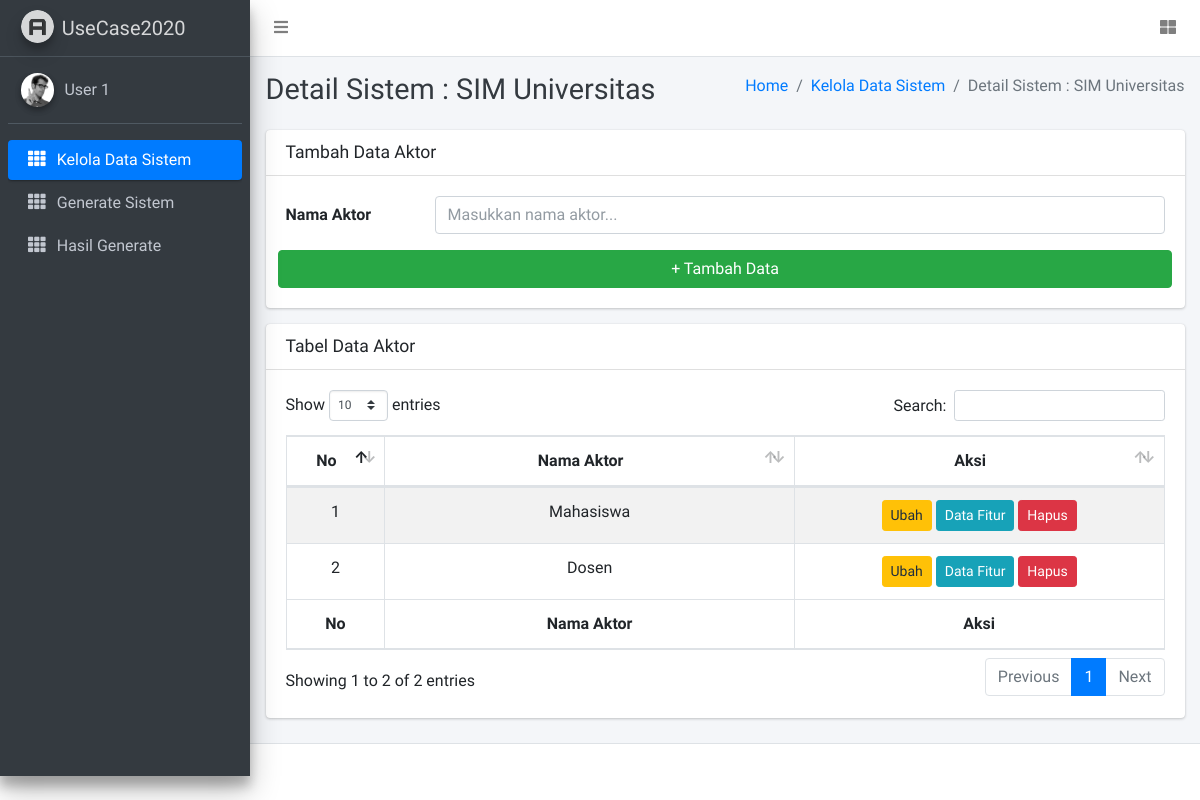
The app's page /detail-sistem.php?id=10 with its own data.
### tables this page shows
CREATE TABLE `sistem` (
  `id_sistem` int(11) NOT NULL,
  `nama_sistem` varchar(50) NOT NULL
);

CREATE TABLE `aktor` (
  `id_aktor` int(11) NOT NULL,
  `nama_aktor` varchar(100) NOT NULL,
  `id_sistem` int(11) NOT NULL
);

### functions.php (called while the page is built, shortened)
<?php
$conn = mysqli_connect("localhost", "root", "", "usecase_psi");
function query($query){
  global $conn;
  $result = mysqli_query($conn, $query);
  $rows = [];
  while ($row = mysqli_fetch_assoc($result)){
    $rows[] = $row;
  }
  return $rows;
}
function listAktor($id_sistem){
    $sql = "SELECT * FROM `aktor` WHERE id_sistem = '$id_sistem'";
    return query($sql);
}
?>

### container/detail-sistem.php (the view, shortened to what this page needs)
<?php
include('functions.php');
$id_sistem = $_GET['id'];
$aktor = listAktor($id_sistem);
$sql = "SELECT * FROM `sistem` WHERE id_sistem = '$id_sistem'";
$nama_sistem = query($sql);
?>
<div class="content-header">
    <div class="container-fluid">
        <div class="row mb-2">
            <div class="col-sm-6">
                <h1 class="m-0 text-dark">Detail Sistem : <?= $nama_sistem[0]['nama_sistem']?></h1>
            </div>
            <div class="col-sm-6">
                <ol class="breadcrumb float-sm-right">
                    <li class="breadcrumb-item"><a href="#">Home</a></li>
                    <li class="breadcrumb-item"><a href="index.php">Kelola Data Sistem</a></li>
                    <li class="breadcrumb-item active">Detail Sistem : <?= $nama_sistem[0]['nama_sistem']?></li>
                </ol>
            </div>
        </div>
    </div>
</div>
<div class="content">
    <div class="container-fluid">
    <div class="row">
        <div class="col-12">
            <dic class="card">
                <div class="card-header">
                    <h3 class="card-title">Tambah Data Aktor</h3>
                </div>
                <div class="card-body">
                    <form action="" method="post">
                        <div class="form-group row">
                            <label for="nama-aktor" class="col-sm-2 col-form-label">Nama Aktor</label>
                            <div class="col-sm-10">
                                <input name="nama-aktor" placeholder="Masukkan nama aktor..." type="text" class="form-control" id="nama-aktor">
                            </div>
                        </div>
                        <div class="row">
                            <button class="btn btn-success btn-block" name="submit" type="submit">+ Tambah Data</button>
                        </div>
                    </form>
                </div>
            </dic>
        </div>
    </div>
        <div class="row">
        <div class="col-12">
            <div class="card">
                <div class="card-header">
                    <h3 class="card-title">Tabel Data Aktor</h3>
                </div>
                <div class="card-body">
                    <div id="example1_wrapper" class="dataTables_wrapper dt-bootstrap4">
                        <div class="row">
                            <div class="col-sm-12">
                                <table id="example1" class="text-center table table-bordered table-striped dataTable" role="grid"
                                    aria-describedby="example1_info">
                                    <thead>
                                        <tr role="row">
                                            <th class="sorting_asc" tabindex="0" aria-controls="example1" rowspan="1"
                                                colspan="1" aria-sort="ascending"
                                                aria-label="Rendering engine: activate to sort column descending"
                                                style="width: 5px;">No</th>
                                            <th class="sorting" tabindex="0" aria-controls="example1" rowspan="1"
                                                colspan="1" aria-label="Browser: activate to sort column ascending"
                                                style="width: 219px;">Nama Aktor</th>
                                            <th class="sorting" tabindex="0" aria-controls="example1" rowspan="1"
                                                colspan="1" aria-label="Platform(s): activate to sort column ascending"
                                                style="width: 194px;">Aksi</th>
                                        </tr>
                                    </thead>
                                    <tbody>
                                    <?php $i=0; foreach($aktor as $akt): ?>
                                        <tr role="row" class="<?php if($i%2==0): echo "even"; else: echo "odd"; endif?>">
                                            <td class="sorting_1"><?= ++$i ?></td>
                                            <td><?= $akt['nama_aktor'] ?></td>
                                            <td>
                                                <a href="ubah-aktor.php?id=<?= $akt['id_aktor'] ?>" class="btn btn-sm btn-warning">Ubah</a>
                                                <a href="detail-aktor.php?id=<?= $akt['id_aktor'] ?>" class="btn btn-sm btn-info">Data Fitur</a>
                                                <a href="hapus-aktor.php?id=<?= $akt['id_aktor'] ?>" class="btn btn-sm btn-danger">Hapus</a>
                                            </td>
                                        </tr>
                                    <?php endforeach ?>
                                    </tbody>
                                    <tfoot>
                                        <tr>
                                            <th rowspan="1" colspan="1">No</th>
                                            <th rowspan="1" colspan="1">Nama Aktor</th>
                                            <th rowspan="1" colspan="1">Aksi</th>
                                        </tr>
                                    </tfoot>
                                </table>
                            </div>
                        </div>
                    </div>
                </div>
                </div>
            </div>
        </div>
    </div>
</div>

### records on screen
sistem: nama_sistem "SIM Universitas"
aktor: nama_aktor "Mahasiswa"
aktor: nama_aktor "Dosen"
